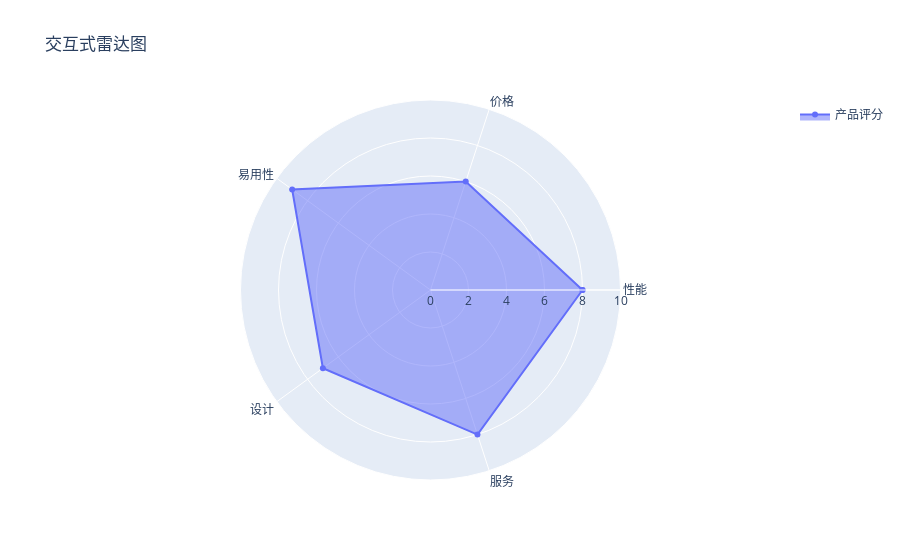

The cell this chart's notebook holds for it:
### Markdown cell above
除了使用原始的 matplotlib 进行绘制外，还可以使用 plotly 进行绘制可交互的雷达图

1. 语法更加简单
2. 图像可交互，比如可以通过鼠标悬停查看数据详情

### Code cell
import plotly.graph_objects as go

# 数据
labels = ['性能', '价格', '易用性', '设计', '服务']
values = [8, 6, 9, 7, 8]

# 创建雷达图
fig = go.Figure(data=go.Scatterpolar(
    r=values + [values[0]],  # 闭合图形
    theta=labels + [labels[0]],  # 闭合标签
    fill='toself',
    name='产品评分'
))

fig.update_layout(
    polar=dict(
        radialaxis=dict(visible=True, range=[0, 10])
    ),
    showlegend=True,
    title='交互式雷达图'
)

fig.show()

### Figure 1 — Plotly figure (JSON) as saved in the notebook; plotly's stock layout.template omitted (floating-point values rounded to 4 significant figures)
{"data": [{"fill": "toself", "name": "产品评分", "r": [8, 6, 9, 7, 8, 8], "theta": ["性能", "价格", "易用性", "设计", "服务", "性能"], "type": "scatterpolar"}], "layout": {"polar": {"radialaxis": {"range": [0, 10], "visible": true}}, "showlegend": true, "title": {"text": "交互式雷达图"}}}
